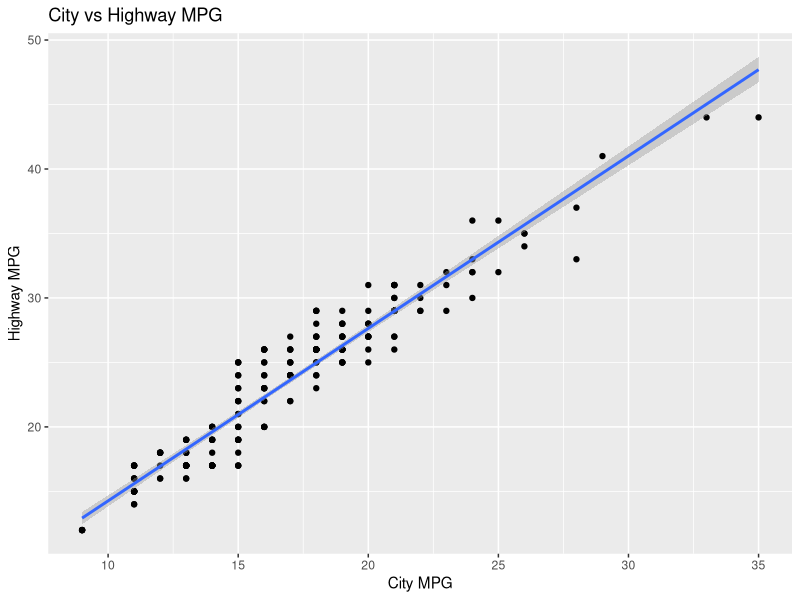
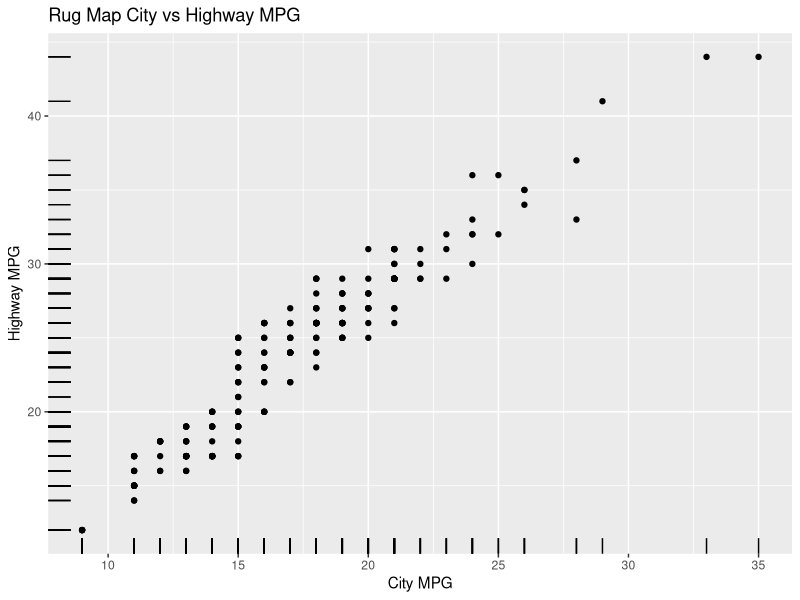
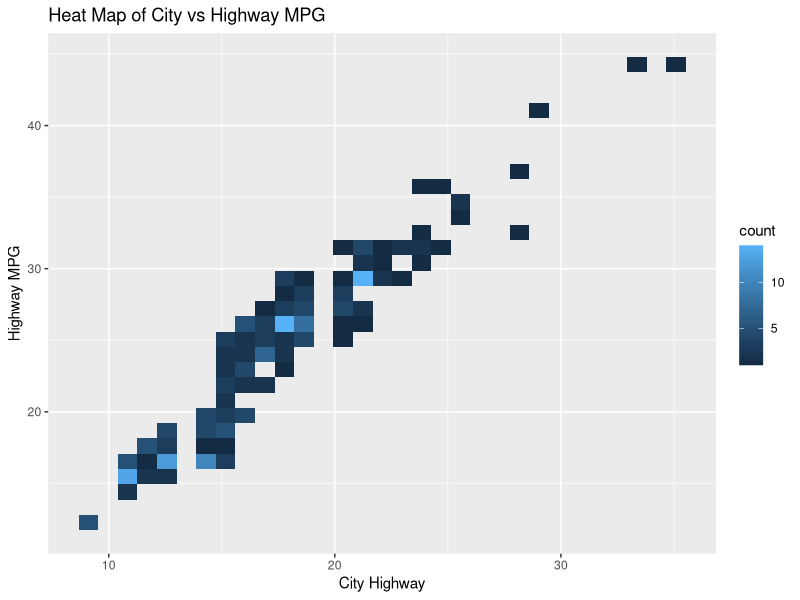
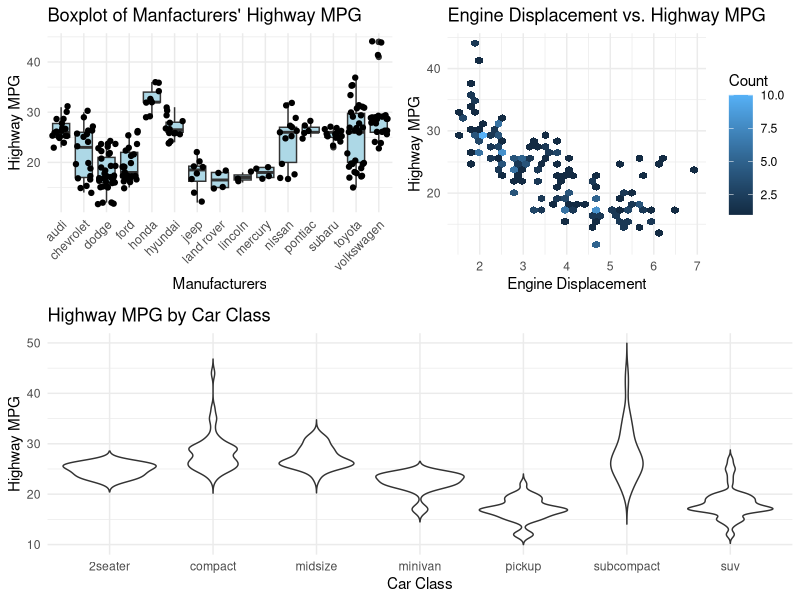

Write R code to recreate these figures, in order.
## ---- chunk 1
library(ggplot2)
library(tidyr)

character_columns <- names(mpg)[sapply(mpg, is.character)]
mpg[character_columns] <- lapply(mpg[character_columns], as.factor)
str(mpg)
## ---- chunk 2
#Exercise 1
#Scatter plot
ggplot(data = mpg, aes(x = cty, y = hwy)) +
  geom_point() +
  geom_smooth(method = lm, se = TRUE) +
  labs(
    title = "City vs Highway MPG",
    x = "City MPG",
    y = "Highway MPG"
  )

#rugplot and heatmap
ggplot(data = mpg, aes(x = cty, y = hwy)) +
  geom_point() +
  geom_rug() + 
  labs(
    title = "Rug Map City vs Highway MPG",
    x = "City MPG",
    y = "Highway MPG"
  )

ggplot(data = mpg, aes(x = cty, y = hwy)) +
  geom_bin2d() +
  labs(
    title = "Heat Map of City vs Highway MPG",
    x = "City Highway",
    y = "Highway MPG"
  )
#What's the insight?
#Insight is that there is a linear relationship between city fuel efficiency and
#highway fuel efficiency. As the city MPG increases, so does the highway.
## ---- chunk 3
#Exercise 2:
p1 <- ggplot(data = mpg, aes(x = manufacturer, y = hwy)) +
  geom_boxplot(fill = "lightblue") +
  geom_jitter(color = "black") +
  labs(
    title = "Boxplot of Manfacturers' Highway MPG",
    x = "Manufacturers",
    y = "Highway MPG"
  ) +
  theme_minimal() +
  theme(axis.text.x = element_text(angle = 45, hjust = 1))

p2 <- ggplot(data = mpg, aes(x = displ, y = hwy)) +
  geom_hex() +
  labs(
    title = "Engine Displacement vs. Highway MPG",
    x = "Engine Displacement",
    y = "Highway MPG",
    fill = "Count"
  ) +
  theme_minimal()

p3 <- ggplot(data=mpg, aes(x=class, y=hwy)) +
  geom_violin(trim = FALSE) +
  labs(
    title = "Highway MPG by Car Class",
    x = "Car Class",
    y = "Highway MPG"
  ) +
  theme_minimal()

first_row <- cowplot::plot_grid(p1, p2, ncol = 2, nrow = 1)
second_row <- cowplot::plot_grid(p3, nrow = 1)

cowplot::plot_grid(first_row, second_row, ncol = 1, nrow = 2)

